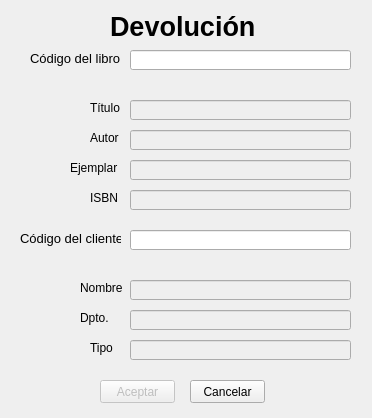
<?xml version="1.0" encoding="UTF-8"?>
<ui version="4.0">
 <class>Devolucion</class>
 <widget class="QDialog" name="Devolucion">
  <property name="geometry">
   <rect>
    <x>0</x>
    <y>0</y>
    <width>372</width>
    <height>418</height>
   </rect>
  </property>
  <property name="minimumSize">
   <size>
    <width>372</width>
    <height>418</height>
   </size>
  </property>
  <property name="maximumSize">
   <size>
    <width>372</width>
    <height>418</height>
   </size>
  </property>
  <property name="windowTitle">
   <string>Devoluciones</string>
  </property>
  <widget class="QLabel" name="label">
   <property name="geometry">
    <rect>
     <x>110</x>
     <y>10</y>
     <width>150</width>
     <height>33</height>
    </rect>
   </property>
   <property name="font">
    <font>
     <pointsize>20</pointsize>
     <weight>75</weight>
     <bold>true</bold>
    </font>
   </property>
   <property name="text">
    <string>Devolución</string>
   </property>
  </widget>
  <widget class="QLabel" name="label_6">
   <property name="geometry">
    <rect>
     <x>90</x>
     <y>190</y>
     <width>31</width>
     <height>16</height>
    </rect>
   </property>
   <property name="font">
    <font>
     <pointsize>9</pointsize>
    </font>
   </property>
   <property name="text">
    <string>ISBN</string>
   </property>
  </widget>
  <widget class="QLineEdit" name="lineEditNombre">
   <property name="enabled">
    <bool>false</bool>
   </property>
   <property name="geometry">
    <rect>
     <x>130</x>
     <y>280</y>
     <width>221</width>
     <height>20</height>
    </rect>
   </property>
  </widget>
  <widget class="QLineEdit" name="lineEditCodigoCliente">
   <property name="geometry">
    <rect>
     <x>130</x>
     <y>230</y>
     <width>221</width>
     <height>20</height>
    </rect>
   </property>
  </widget>
  <widget class="QPushButton" name="botonAceptar">
   <property name="enabled">
    <bool>false</bool>
   </property>
   <property name="geometry">
    <rect>
     <x>100</x>
     <y>380</y>
     <width>75</width>
     <height>23</height>
    </rect>
   </property>
   <property name="text">
    <string>Aceptar</string>
   </property>
  </widget>
  <widget class="QLabel" name="label_2">
   <property name="geometry">
    <rect>
     <x>30</x>
     <y>50</y>
     <width>91</width>
     <height>16</height>
    </rect>
   </property>
   <property name="font">
    <font>
     <pointsize>10</pointsize>
    </font>
   </property>
   <property name="text">
    <string>Código del libro</string>
   </property>
  </widget>
  <widget class="QLabel" name="labelLibro">
   <property name="geometry">
    <rect>
     <x>130</x>
     <y>70</y>
     <width>221</width>
     <height>16</height>
    </rect>
   </property>
   <property name="text">
    <string/>
   </property>
  </widget>
  <widget class="QLineEdit" name="lineEditEjemplar">
   <property name="enabled">
    <bool>false</bool>
   </property>
   <property name="geometry">
    <rect>
     <x>130</x>
     <y>160</y>
     <width>221</width>
     <height>20</height>
    </rect>
   </property>
  </widget>
  <widget class="QLineEdit" name="lineEditIsbn">
   <property name="enabled">
    <bool>false</bool>
   </property>
   <property name="geometry">
    <rect>
     <x>130</x>
     <y>190</y>
     <width>221</width>
     <height>20</height>
    </rect>
   </property>
  </widget>
  <widget class="QLineEdit" name="lineEditTitulo">
   <property name="enabled">
    <bool>false</bool>
   </property>
   <property name="geometry">
    <rect>
     <x>130</x>
     <y>100</y>
     <width>221</width>
     <height>20</height>
    </rect>
   </property>
  </widget>
  <widget class="QLineEdit" name="lineEditAutor">
   <property name="enabled">
    <bool>false</bool>
   </property>
   <property name="geometry">
    <rect>
     <x>130</x>
     <y>130</y>
     <width>221</width>
     <height>20</height>
    </rect>
   </property>
  </widget>
  <widget class="QLabel" name="label_7">
   <property name="geometry">
    <rect>
     <x>80</x>
     <y>280</y>
     <width>51</width>
     <height>16</height>
    </rect>
   </property>
   <property name="font">
    <font>
     <pointsize>9</pointsize>
    </font>
   </property>
   <property name="text">
    <string>Nombre</string>
   </property>
  </widget>
  <widget class="QLabel" name="labelCliente">
   <property name="geometry">
    <rect>
     <x>130</x>
     <y>250</y>
     <width>221</width>
     <height>16</height>
    </rect>
   </property>
   <property name="text">
    <string/>
   </property>
  </widget>
  <widget class="QLabel" name="label_4">
   <property name="geometry">
    <rect>
     <x>20</x>
     <y>230</y>
     <width>101</width>
     <height>16</height>
    </rect>
   </property>
   <property name="font">
    <font>
     <pointsize>10</pointsize>
    </font>
   </property>
   <property name="text">
    <string>Código del cliente</string>
   </property>
  </widget>
  <widget class="QLineEdit" name="lineEditDpto">
   <property name="enabled">
    <bool>false</bool>
   </property>
   <property name="geometry">
    <rect>
     <x>130</x>
     <y>310</y>
     <width>221</width>
     <height>20</height>
    </rect>
   </property>
  </widget>
  <widget class="QLabel" name="label_9">
   <property name="geometry">
    <rect>
     <x>90</x>
     <y>340</y>
     <width>31</width>
     <height>16</height>
    </rect>
   </property>
   <property name="font">
    <font>
     <pointsize>9</pointsize>
    </font>
   </property>
   <property name="text">
    <string>Tipo</string>
   </property>
  </widget>
  <widget class="QLabel" name="label_3">
   <property name="geometry">
    <rect>
     <x>90</x>
     <y>100</y>
     <width>31</width>
     <height>16</height>
    </rect>
   </property>
   <property name="font">
    <font>
     <pointsize>9</pointsize>
    </font>
   </property>
   <property name="text">
    <string>Título</string>
   </property>
  </widget>
  <widget class="QLabel" name="label_5">
   <property name="geometry">
    <rect>
     <x>70</x>
     <y>160</y>
     <width>51</width>
     <height>16</height>
    </rect>
   </property>
   <property name="font">
    <font>
     <pointsize>9</pointsize>
    </font>
   </property>
   <property name="text">
    <string>Ejemplar</string>
   </property>
  </widget>
  <widget class="QLabel" name="label_8">
   <property name="geometry">
    <rect>
     <x>80</x>
     <y>310</y>
     <width>41</width>
     <height>16</height>
    </rect>
   </property>
   <property name="font">
    <font>
     <pointsize>9</pointsize>
    </font>
   </property>
   <property name="text">
    <string>Dpto.</string>
   </property>
  </widget>
  <widget class="QPushButton" name="botonCancelar">
   <property name="geometry">
    <rect>
     <x>190</x>
     <y>380</y>
     <width>75</width>
     <height>23</height>
    </rect>
   </property>
   <property name="text">
    <string>Cancelar</string>
   </property>
  </widget>
  <widget class="QLabel" name="label_10">
   <property name="geometry">
    <rect>
     <x>90</x>
     <y>130</y>
     <width>31</width>
     <height>16</height>
    </rect>
   </property>
   <property name="font">
    <font>
     <pointsize>9</pointsize>
    </font>
   </property>
   <property name="text">
    <string>Autor</string>
   </property>
  </widget>
  <widget class="QLineEdit" name="lineEditTipo">
   <property name="enabled">
    <bool>false</bool>
   </property>
   <property name="geometry">
    <rect>
     <x>130</x>
     <y>340</y>
     <width>221</width>
     <height>20</height>
    </rect>
   </property>
  </widget>
  <widget class="QLineEdit" name="lineEditCodigoLibro">
   <property name="geometry">
    <rect>
     <x>130</x>
     <y>50</y>
     <width>221</width>
     <height>20</height>
    </rect>
   </property>
  </widget>
 </widget>
 <resources/>
 <connections/>
</ui>
